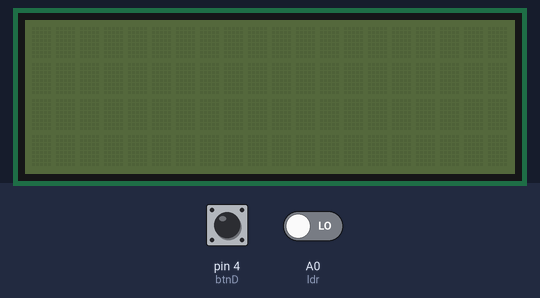
A sketch run on a simulated Arduino Uno, built with avr-gcc and run on an emulated ATmega328P. On the bench: 20×4 character LCD. The inputs (shaded band) are chosen by the test bench; at power-on: pin 4 (btnD) LOW, A0 (ldr) LOW.

Above: at 1.2 s.
1.3 s: pin 4 (btnD) pulled HIGH for 1.1 s
At 3.3 s:
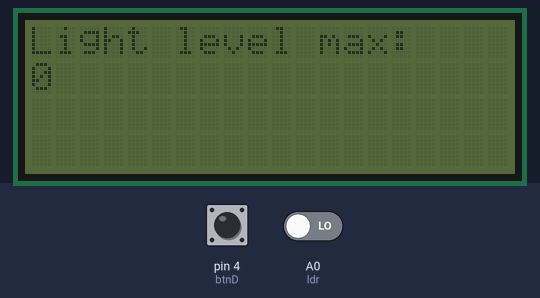
At 11.3 s:
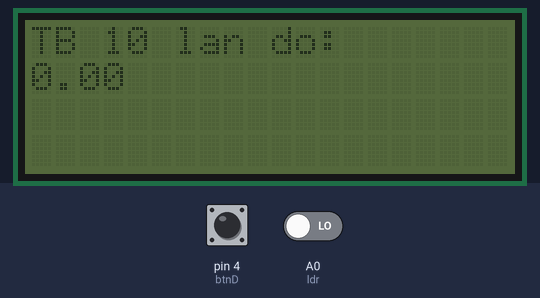
Timing chart, 0 to 11.6 s (numbered marks = the images above; inputs shaded):
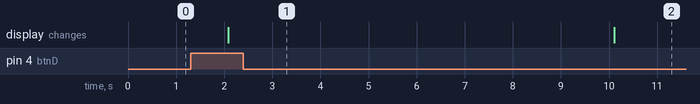

Measured:
- after the input at 1.3 s, the display: changes after 0.78 s (image 1)

The sketch:

Cau2_c_f_g.ino
```cpp
#include <Wire.h>
#include <LiquidCrystal_I2C.h>

LiquidCrystal_I2C lcd(0x27,20,4);

#define ldr A0
#define btnD 4

int max, w = 0;

void setup() {
  lcd.init();
  pinMode(ldr, INPUT);
}

void check_max(){
  if(w > max) max = w;
}

void check_show_max(){
  if(digitalRead(btnD) == HIGH){
    lcd.clear();
    lcd.setCursor(0, 0);
    lcd.print("Light level max: ");
    lcd.setCursor(0, 1);
    lcd.print(max);
  }
}

void loop() {
  float sum = 0;

  for(int i=0; i<10; i++){
    w = map(digitalRead(ldr), 0, 1023, 0, 100);
    check_max();
    sum += w;
    check_show_max();
    delay(1000);
  }

  float avg = sum / 10;
  lcd.clear();
  lcd.setCursor(0, 0);
  lcd.print("TB 10 lan do: ");
  lcd.setCursor(0, 1);
  lcd.print(avg);
  check_show_max();
}
```
